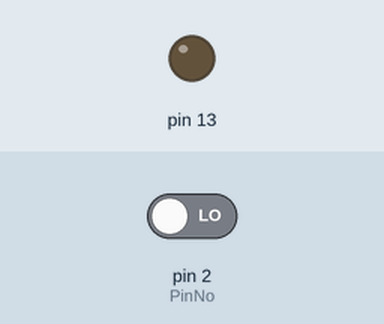
Simulated run of this sketch. Board: Arduino Uno, built with avr-gcc and run on an emulated ATmega328P. On the bench: output pins drawn as LEDs (lit = HIGH). The inputs (shaded band) are chosen by the test bench; at power-on: pin 2 (PinNo) LOW.

Above: at 1.2 s.
1.3 s: pin 2 (PinNo) driven HIGH
At 2.3 s:
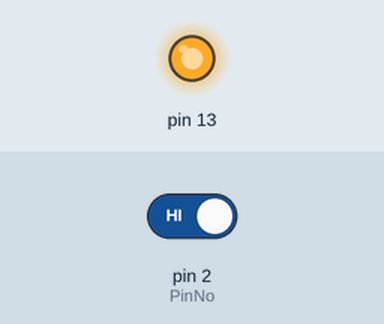
2.8 s: pin 2 (PinNo) driven LOW
At 3.4 s:
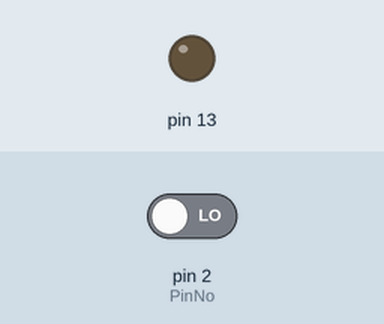
Timing chart, 0 to 5.8 s (numbered marks = the images above; inputs shaded):
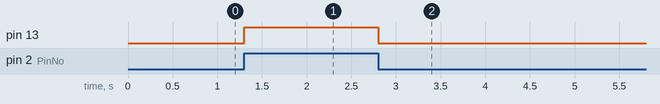

The sketch:

1._Control_using_Switch.ino
```cpp
int PinNo = 2;
int SwitchState = 0;

void setup()
{
  pinMode(13, OUTPUT);
  pinMode(PinNo, INPUT);
}

void loop()
{
  SwitchState = digitalRead(PinNo);

  if(SwitchState == HIGH)
  {
    digitalWrite(13, HIGH);
  }
  else
  {
    digitalWrite(13, LOW);
  }
}
```

Measured:
- after the input at 1.3 s, pin 13: LOW → HIGH at once
- after the input at 2.8 s, pin 13: HIGH → LOW at once
